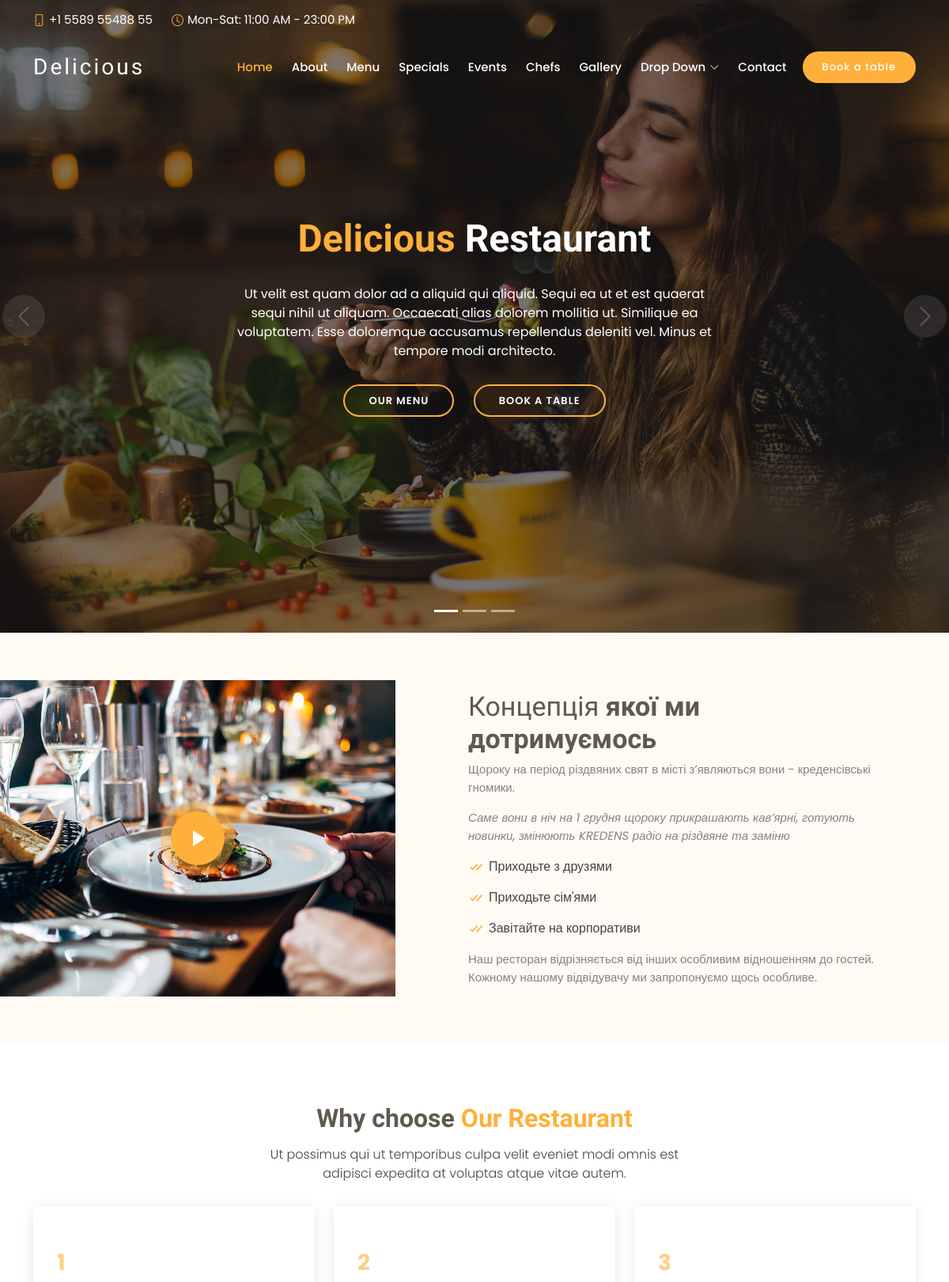
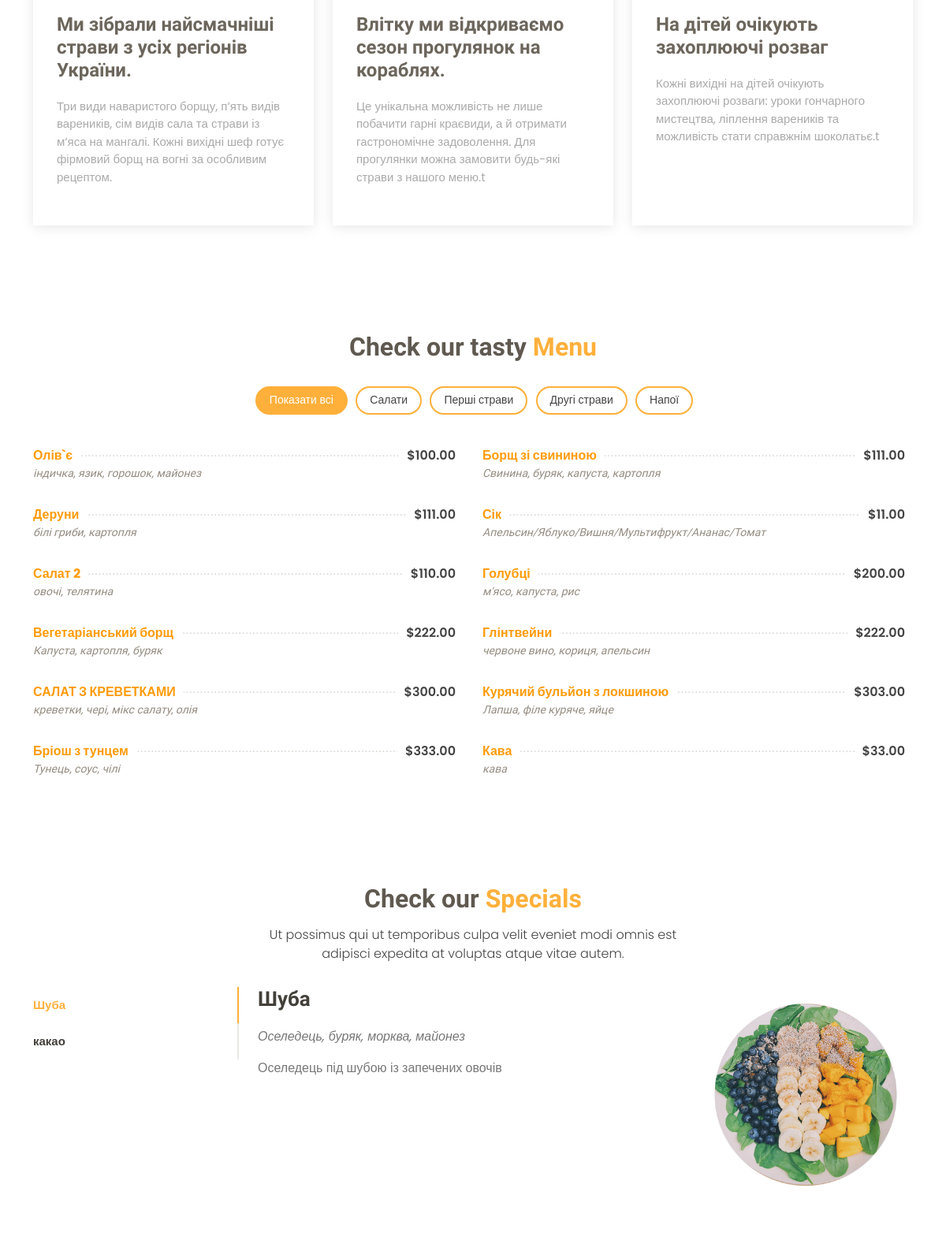
The page / (upper part) on the database its author committed (2 pictures, top to bottom).
### main_page/models.py (models this page shows, shortened)
class About(models.Model):
    name = models.CharField(max_length=50, unique=True)
    name_bold = models.CharField(max_length=50, blank=True)
    position = models.PositiveSmallIntegerField()
    is_visible = models.BooleanField(default=True)
    desc_1 = models.TextField(max_length=200)
    desc_2 = models.TextField(max_length=200)
    paragraph_1 = models.TextField(max_length=100)
    paragraph_2 = models.TextField(max_length=100)
    paragraph_3 = models.TextField(max_length=100)
    desc_final = models.TextField(max_length=200)
    video = models.URLField()
    class Meta:
        ordering = ('position', )

class WhyOur(models.Model):
    name = models.CharField(max_length=100, unique=True)
    position = models.PositiveSmallIntegerField()
    is_visible = models.BooleanField(default=True)
    is_about = models.BooleanField(default=False)
    desc = models.TextField(max_length=500)
    video = models.URLField(blank=True)
    class Meta:
        ordering = ('position', )

class DishCategory(models.Model):
    name = models.CharField(max_length=50, unique=True)
    position = models.PositiveSmallIntegerField(unique=True)
    is_visible = models.BooleanField(default=True)
    class Meta:
        ordering = ('position', )

class Dish(models.Model):
    def get_file_name(self, filename: str):
        ext = filename.strip().split('.')[-1]
        filename = f'{uuid.uuid4()}.{ext}'
        return os.path.join('images/dishes', filename)
    name = models.CharField(max_length=50, unique=True)
    position = models.PositiveSmallIntegerField()
    is_visible = models.BooleanField(default=True)
    category = models.ForeignKey(DishCategory, on_delete=models.CASCADE)
    is_special = models.BooleanField(default=False)
    desc = models.TextField(max_length=200, blank=True)
    price = models.DecimalField(max_digits=8, decimal_places=2)
    ingredients = models.CharField(max_length=100)
    photo = models.ImageField(upload_to=get_file_name)
    class Meta:
        ordering = ('position', )

### main_page/views.py (the view)
# urls.py: path('', include('main_page.urls')),
def main_page(request):
    categories = DishCategory.objects.filter(is_visible=True)
    dishes = Dish.objects.filter(is_visible=True, is_special=False)
    specials_dishes = Dish.objects.filter(is_visible=True, is_special=True)
    about = About.objects.filter(is_visible=True)
    why_us = WhyOur.objects.filter(is_visible=True, is_about=False)
    events = Events.objects.filter(is_visible=True)
    gallery_photos = list(Gallery.objects.filter(is_visible=True))
    gallery_photos = random.sample(gallery_photos, 8)
    return render(request, 'main_page.html', context={
        'categories': categories,
        'dishes': dishes,
        'special': specials_dishes,
        'abouts': about,
        'whyus': why_us,
        'events': events,
        'gallery_photos': gallery_photos,
    })

### main_page/templates/main_page.html (shortened to what this page needs)
{% extends 'index.html' %}
{% block site_content %}
    {% include 'about.html' %}
    {% include 'whyus.html' %}
    {% include 'menu.html' %}
    {% include 'special.html' %}
{% endblock %}

### templates/index.html (shortened to what this page needs)
{% load static %}
<!DOCTYPE html>
<html lang="en">
<head>
  <link href={%  static "assets/vendor/animate.css/animate.min.css" %} rel="stylesheet">
  <link href={%  static "assets/vendor/bootstrap/css/bootstrap.min.css" %} rel="stylesheet">
  <link href={%  static "assets/vendor/bootstrap-icons/bootstrap-icons.css" %} rel="stylesheet">
  <link href={%  static "assets/vendor/boxicons/css/boxicons.min.css" %} rel="stylesheet">
  <link href={%  static "assets/vendor/glightbox/css/glightbox.min.css" %} rel="stylesheet">
  <link href={%  static "assets/vendor/swiper/swiper-bundle.min.css" %} rel="stylesheet">
  <link href={%  static "assets/css/style.css" %} rel="stylesheet">
</head>
<body>
  <section id="topbar" class="d-flex align-items-center fixed-top topbar-transparent">
    <div class="container-fluid container-xl d-flex align-items-center justify-content-center justify-content-lg-start">
      <i class="bi bi-phone d-flex align-items-center"><span>+1 5589 55488 55</span></i>
      <i class="bi bi-clock ms-4 d-none d-lg-flex align-items-center"><span>Mon-Sat: 11:00 AM - 23:00 PM</span></i>
    </div>
  </section>
  <header id="header" class="fixed-top d-flex align-items-center header-transparent">
    <div class="container-fluid container-xl d-flex align-items-center justify-content-between">
      <div class="logo me-auto">
        <h1><a href="index.html">Delicious</a></h1>
      </div>
      <nav id="navbar" class="navbar order-last order-lg-0">
        <ul>
          <li><a class="nav-link scrollto active" href="#hero">Home</a></li>
          <li><a class="nav-link scrollto" href="#about">About</a></li>
          <li><a class="nav-link scrollto" href="#menu">Menu</a></li>
          <li><a class="nav-link scrollto" href="#specials">Specials</a></li>
          <li><a class="nav-link scrollto" href="#events">Events</a></li>
          <li><a class="nav-link scrollto" href="#chefs">Chefs</a></li>
          <li><a class="nav-link scrollto" href="#gallery">Gallery</a></li>
          <li class="dropdown"><a href="#"><span>Drop Down</span> <i class="bi bi-chevron-down"></i></a>
          </li>
          <li><a class="nav-link scrollto" href="#contact">Contact</a></li>
        </ul>
      </nav>
      <a href="#book-a-table" class="book-a-table-btn scrollto">Book a table</a>
    </div>
  </header>
  <section id="hero">
    <div class="hero-container">
      <div id="heroCarousel" data-bs-interval="5000" class="carousel slide carousel-fade" data-bs-ride="carousel">
        <ol class="carousel-indicators" id="hero-carousel-indicators"></ol>
        <div class="carousel-inner" role="listbox">
          <div class="carousel-item active" style="background-image: url(assets/img/slide/slide-1.jpg);">
            <div class="carousel-container">
              <div class="carousel-content">
                <h2 class="animate__animated animate__fadeInDown"><span>Delicious</span> Restaurant</h2>
                <p class="animate__animated animate__fadeInUp">Ut velit est quam dolor ad a aliquid qui aliquid. Sequi ea ut et est quaerat sequi nihil ut aliquam. Occaecati alias dolorem mollitia ut. Similique ea voluptatem. Esse doloremque accusamus repellendus deleniti vel. Minus et tempore modi architecto.</p>
                <div>
                  <a href="#menu" class="btn-menu animate__animated animate__fadeInUp scrollto">Our Menu</a>
                  <a href="#book-a-table" class="btn-book animate__animated animate__fadeInUp scrollto">Book a Table</a>
                </div>
              </div>
            </div>
          </div>
        </div>
        <a class="carousel-control-prev" href="#heroCarousel" role="button" data-bs-slide="prev">
          <span class="carousel-control-prev-icon bi bi-chevron-left" aria-hidden="true"></span>
        </a>
        <a class="carousel-control-next" href="#heroCarousel" role="button" data-bs-slide="next">
          <span class="carousel-control-next-icon bi bi-chevron-right" aria-hidden="true"></span>
        </a>
      </div>
    </div>
  </section>
  <main id="main">
      {% block site_content %}
      {% endblock %}
  </main>
</body>
</html>

### main_page/templates/about.html
<section id="about" class="about">
      <div class="container-fluid">
        <div class="row">
            {% for about in abouts %}
                <div class="col-lg-5 align-items-stretch video-box" style='background-image: url("assets/img/about.jpg");'>
                    <a href="{{ about.video }}" class="venobox play-btn mb-4" data-vbtype="video" data-autoplay="true"></a>
                </div>
                <div class="col-lg-7 d-flex flex-column justify-content-center align-items-stretch">
                    <div class="content">
                        <h3>{{ about.name }}<strong> {{ about.name_bold }}</strong></h3>
                        <p>{{ about.desc_1 }}</p>
                        <p class="fst-italic">{{ about.desc_2 }}</p>
                        <ul>
                            <li><i class="bx bx-check-double"></i>{{ about.paragraph_1 }}</li>
                            <li><i class="bx bx-check-double"></i>{{ about.paragraph_2 }}</li>
                            <li><i class="bx bx-check-double"></i>{{ about.paragraph_3 }}</li>
                        </ul>
                        <p>{{ about.desc_final }}</p>
                    </div>
                </div>
            {% endfor %}
        </div>
      </div>
</section>

### main_page/templates/whyus.html
<section id="why-us" class="why-us">
      <div class="container">
        <div class="section-title">
          <h2>Why choose <span>Our Restaurant</span></h2>
          <p>Ut possimus qui ut temporibus culpa velit eveniet modi omnis est adipisci expedita at voluptas atque vitae autem.</p>
        </div>
        <div class="row">
            {% for us in whyus %}
                {% if forloop.first %}
                    <div class="col-lg-4">
                        <div class="box">
                            <span>{{ us.pk }}</span>
                            <h4>{{ us.name }}</h4>
                            <p>{{ us.desc }}</p>
                        </div>
                    </div>
                {% else %}
                    <div class="col-lg-4 mt-4 mt-lg-0">
                        <div class="box">
                            <span>{{ us.pk }}</span>
                            <h4>{{ us.name }}</h4>
                            <p>{{ us.desc }}t</p>
                        </div>
                    </div>
                {% endif %}
            {% endfor %}
        </div>
      </div>
</section>

### main_page/templates/menu.html
<section id="menu" class="menu">
      <div class="container">
        <div class="section-title">
          <h2>Check our tasty <span>Menu</span></h2>
        </div>
        <div class="row">
          <div class="col-lg-12 d-flex justify-content-center">
            <ul id="menu-flters">
              <li data-filter="*" class="filter-active">Показати всі</li>
              {% for category in categories %}
                  <li data-filter=".cat{{ category.pk }}">{{ category.name }}</li>
              {% endfor %}
            </ul>
          </div>
        </div>
        <div class="row menu-container">
          {% for dish in dishes %}
              <div class="col-lg-6 menu-item cat{{ dish.category.pk }}">
                <div class="menu-content">
                  <a href="#">{{ dish.name }}</a><span>${{ dish.price }}</span>
                </div>
                <div class="menu-ingredients">
                    {{ dish.ingredients }}
                </div>
              </div>
          {% endfor %}
        </div>
      </div>
</section>

### main_page/templates/special.html (shortened to what this page needs)
<section id="specials" class="specials">
      <div class="container">
        <div class="section-title">
          <h2>Check our <span>Specials</span></h2>
          <p>Ut possimus qui ut temporibus culpa velit eveniet modi omnis est adipisci expedita at voluptas atque vitae autem.</p>
        </div>
        <div class="row">
          <div class="col-lg-3">
            <ul class="nav nav-tabs flex-column">
                {% for dish in special %}
                    {% if forloop.first %}
                        <li class="nav-item">
                            <a class="nav-link active show" data-bs-toggle="tab" href="#tab-{{ dish.pk }}">{{ dish.name }}</a>
                        </li>
                    {% else %}
                        <li class="nav-item">
                            <a class="nav-link" data-bs-toggle="tab" href="#tab-{{ dish.pk }}">{{ dish.name }}</a>
                        </li>
                    {% endif %}
                {% endfor %}
            </ul>
          </div>
          <div class="col-lg-9 mt-4 mt-lg-0">
            <div class="tab-content">
                {% for dish in special %}
                    {% if forloop.first %}
                        <div class="tab-pane active show" id="tab-{{ dish.pk }}">
                            <div class="row">
                                <div class="col-lg-8 details order-2 order-lg-1">
                                    <h3>{{ dish.name }}</h3>
                                    <p class="fst-italic">{{ dish.ingredients }}</p>
                                    <p>{{ dish.desc }}</p>
                                </div>
                                <div class="col-lg-4 text-center order-1 order-lg-2">
                                    <img src={{ dish.photo.url }} alt="" class="img-fluid">
                                </div>
                            </div>
                        </div>
                    {% endif %}
                {% endfor %}
            </div>
          </div>
        </div>
      </div>
</section>

### rows shown on the page
About: name "Концепція", name_bold "якої ми дотримуємось", desc_1 "Щороку на період різдвяних свят в місті з’являються вони - креденсівські гномики.", desc_2 "Саме вони в ніч на 1 грудня щороку прикрашають кав’ярні, готують новинки, змінюють KREDENS радіо на різдвяне та заміню", paragraph_1 "Приходьте з друзями", paragraph_2 "Приходьте сім'ями", paragraph_3 "Завітайте на корпоративи", desc_final "Наш ресторан відрізняється від інших особливим відношенням до гостей. Кожному нашому відвідувачу ми запропонуємо щось особливе."
WhyOur: pk "1", name "Ми зібрали найсмачніші страви з усіх регіонів України.", desc "Три види наваристого борщу, п‘ять видів вареників, сім видів сала та страви із м‘яса на мангалі. Кожні вихідні шеф готує фірмовий борщ на вогні за особливим рецептом."
WhyOur: pk "2", name "Влітку ми відкриваємо сезон прогулянок на кораблях.", desc "Це унікальна можливість не лише побачити гарні краєвиди, а й отримати гастрономічне задоволення. Для прогулянки можна замовити будь-які страви з нашого меню."
WhyOur: pk "3", name "На дітей очікують захоплюючі розваг", desc "Кожні вихідні на дітей очікують захоплюючі розваги: уроки гончарного мистецтва, ліплення вареників та можливість стати справжнім шоколатьє."
DishCategory: name "Салати"
DishCategory: name "Перші страви"
DishCategory: name "Другі страви"
DishCategory: name "Напої"
Dish: name "Олів`є", price "100.00", ingredients "індичка, язик, горошок, майонез"
Dish: name "Борщ зі свининою", price "111.00", ingredients "Свинина, буряк, капуста, картопля"
Dish: name "Деруни", price "111.00", ingredients "білі гриби, картопля"
Dish: name "Сік", price "11.00", ingredients "Апельсин/Яблуко/Вишня/Мультифрукт/Ананас/Томат"
Dish: name "Салат 2", price "110.00", ingredients "овочі, телятина"
Dish: name "Голубці", price "200.00", ingredients "м'ясо, капуста, рис"
Dish: name "Вегетаріанський борщ", price "222.00", ingredients "Капуста, картопля, буряк"
Dish: name "Глінтвейни", price "222.00", ingredients "червоне вино, кориця, апельсин"
Dish: name "САЛАТ З КРЕВЕТКАМИ", price "300.00", ingredients "креветки, чері, мікс салату, олія"
Dish: name "Курячий бульйон з локшиною", price "303.00", ingredients "Лапша, філе куряче, яйце"
Dish: name "Бріош з тунцем", price "333.00", ingredients "Тунець, соус, чілі"
Dish: name "Кава", price "33.00", ingredients "кава"
Dish: name "Шуба", ingredients "Оселедець, буряк, морква, майонез", desc "Оселедець під шубою із запечених овочів", photo (picture)
Dish: name "какао"
